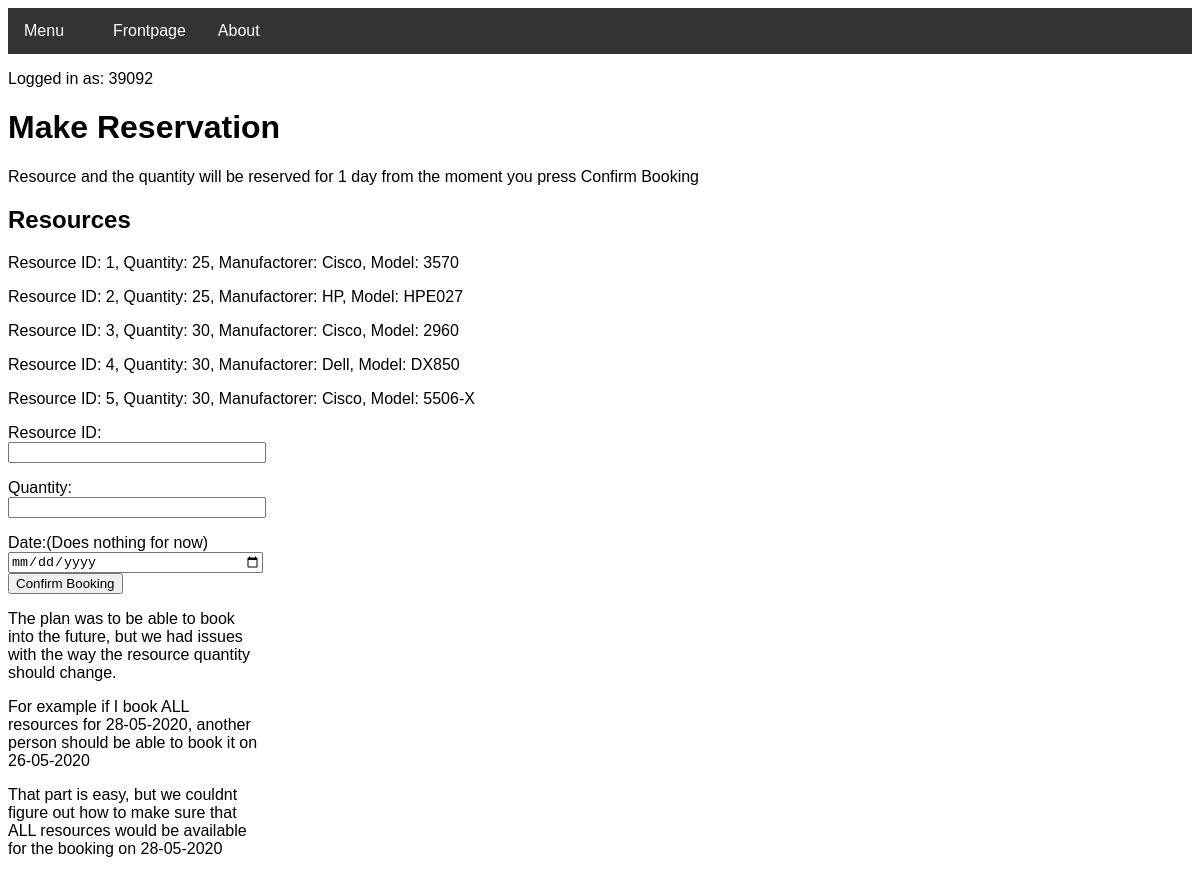
Page /reservation (signed in) on the earlier database version.
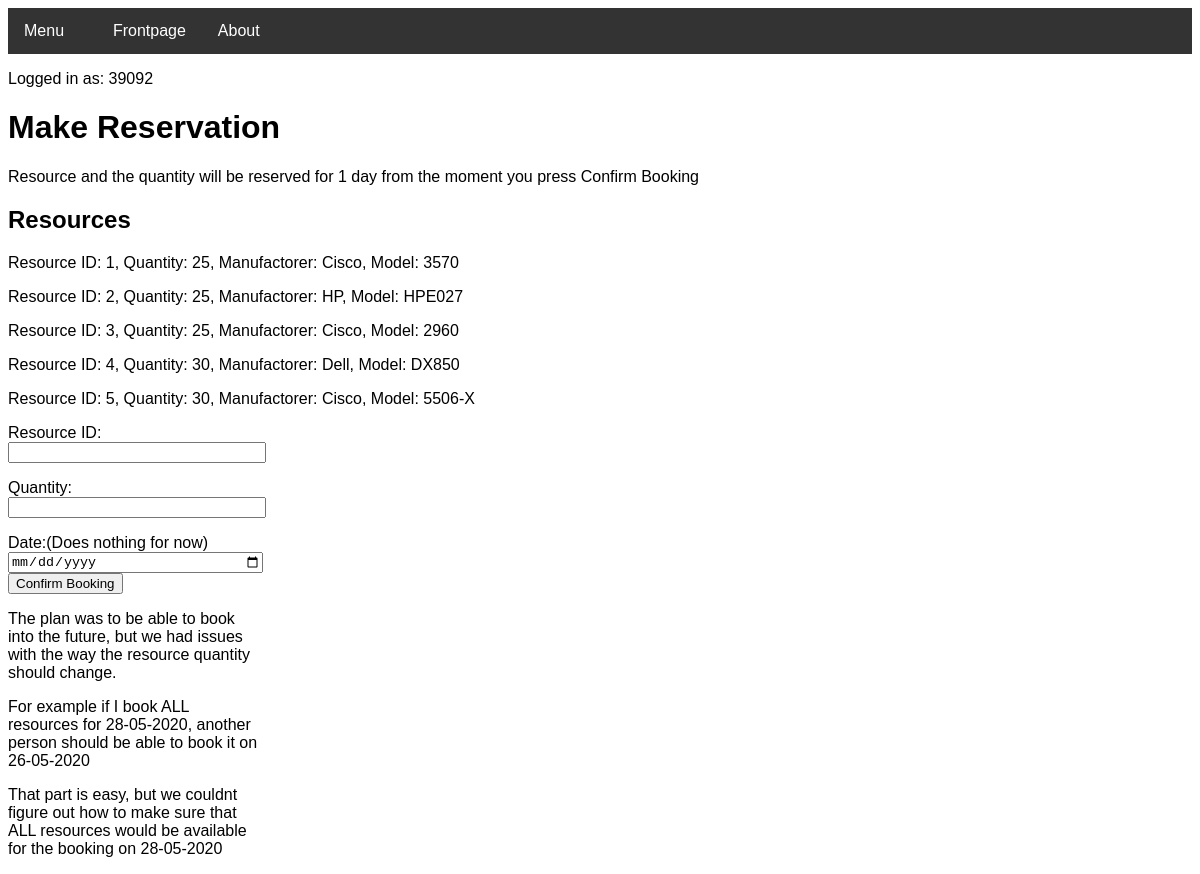
Same page on the later database version.
### tables this page shows
CREATE TABLE Resource (resource_id INTEGER PRIMARY KEY UNIQUE, resource_quantity INTEGER NOT NULL, resource_manufactorer STRING NOT NULL, resource_model STRING NOT NULL);

### routes.py (the view, shortened to what this page needs)
@app.route("/reservation", methods=['GET', 'POST'])
def reservation():
    if "name" not in session:
        return redirect(url_for("login"))
    try:
        booking.deleteOldBookings()
        try:
            time = datetime.datetime.utcnow()
            newTime = time - session['time']
            if newTime <= datetime.timedelta(seconds=30):
                flash("Error: You must wait before making another reservation!")
                return redirect(url_for("welcome"))
        except KeyError as e:
            print(e)
        lst = res.readResource()
    except TypeError as e:
        flash("Error: Something is not right. Did you input a resource ID that doesn't exist?")
        print(e.args[0])
        lst = res.readResource()
    return render_template("reservation.html", data=lst, username=session['name'])

### Project.py (called while the page is built)
    def readResource(self):
        c = self.conn.cursor()
        c.execute("SELECT 'Resource ID:', resource_id, 'Quantity:', resource_quantity, 'Manufactorer:', resource_manufactorer, 'Model:', resource_model FROM Resource;")
        lst = c.fetchall()
        c.close()
        return lst

### templates/reservation.html (shortened to what this page needs)
<!DOCTYPE html>
<head>
<link rel="stylesheet" href="../static/theme.css">
<link rel="stylesheet" type="text/css" href="../static/barstyle.css" title="style"/>
<link rel="stylesheet" type="text/css" href="../static/errorstyle.css" title="style"/>
</head>
<body>
<div class="navbar">
  <div class="dropdown">
    <button class="dropbtn">Menu
      <i class="fa fa-caret-down"></i>
    </button>
  </div>
  <a href="welcome">Frontpage</a>
  <a href="about">About</a>
</div>
      <p>Logged in as: {{ username }}</p>
<h1>Make Reservation</h1>
<p>Resource and the quantity will be reserved for 1 day from the moment you press Confirm Booking</p>
   <h2>Resources</h2>
   <body>
     {%for value in data%}
      <p>{{value | replace("(", "") | replace(")", "") | replace(":", "=") | replace("'", "") | replace("=,", ":")}}</p>
     {%endfor%}
    </body>
<div class="container">
   <form action="" method="post" role="form" autocomplete="off">
   <label for="ID">Resource ID:</label>
   <input type="text" class="form-control" id="ID" name="ID" required>
   <label for="quantity">Quantity:</label>
   <input type="text" class="form-control" id="quantity" name="quantity" required>
   <label for="date">Date:(Does nothing for now)</label>
   <input type="date" class="form-control" id="date" name="date"/>
   <button type="submit" class="btn btn-success">Confirm Booking</button>
   </form>
   <p>The plan was to be able to book into the future, but we had issues with the way the resource quantity should change.</p>
   <p>For example if I book ALL resources for 28-05-2020, another person should be able to book it on 26-05-2020</p>
   <p>That part is easy, but we couldnt figure out how to make sure that ALL resources would be available for the booking on 28-05-2020</p>
</div>

Differences in the rows shown:
changed Resource (number 3 of 5 on the later page): value "Resource ID: 3, Quantity: 30, Manufactorer: Cisco, Model: 2960" → "Resource ID: 3, Quantity: 25, Manufactorer: Cisco, Model: 2960"
